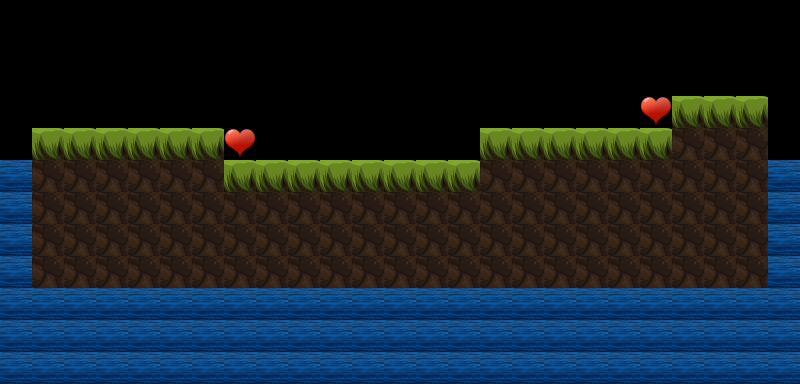

Rendered tile map (Tiled .tmx) drawn with the repository's tilesets; below, a short description and the full map source, tile grids included:
An orthogonal 25x12 tile map with 32x32 px tiles, 1 tile layer (Calque de Tile 1).

<map version="1.0" tiledversion="2017.07.26" orientation="orthogonal" renderorder="right-down" width="25" height="12" tilewidth="32" tileheight="32" nextobjectid="1">
 <tileset firstgid="1" name="decor" tilewidth="32" tileheight="32" tilecount="5" columns="5">
  <image source="decor.png" width="160" height="32" />
 </tileset>
 <layer name="Calque de Tile 1" width="25" height="12">
  <data encoding="csv">
1,1,1,1,1,1,1,1,1,1,1,1,1,1,1,1,1,1,1,1,1,1,1,1,1,
1,1,1,1,1,1,1,1,1,1,1,1,1,1,1,1,1,1,1,1,1,1,1,1,1,
1,1,1,1,1,1,1,1,1,1,1,1,1,1,1,1,1,1,1,1,1,1,1,1,1,
1,1,1,1,1,1,1,1,1,1,1,1,1,1,1,1,1,1,1,1,5,3,3,3,1,
1,3,3,3,3,3,3,5,1,1,1,1,1,1,1,3,3,3,3,3,3,2,2,2,1,
4,2,2,2,2,2,2,3,3,3,3,3,3,3,3,2,2,2,2,2,2,2,2,2,4,
4,2,2,2,2,2,2,2,2,2,2,2,2,2,2,2,2,2,2,2,2,2,2,2,4,
4,2,2,2,2,2,2,2,2,2,2,2,2,2,2,2,2,2,2,2,2,2,2,2,4,
4,2,2,2,2,2,2,2,2,2,2,2,2,2,2,2,2,2,2,2,2,2,2,2,4,
4,4,4,4,4,4,4,4,4,4,4,4,4,4,4,4,4,4,4,4,4,4,4,4,4,
4,4,4,4,4,4,4,4,4,4,4,4,4,4,4,4,4,4,4,4,4,4,4,4,4,
4,4,4,4,4,4,4,4,4,4,4,4,4,4,4,4,4,4,4,4,4,4,4,4,4
</data>
 </layer>
</map>